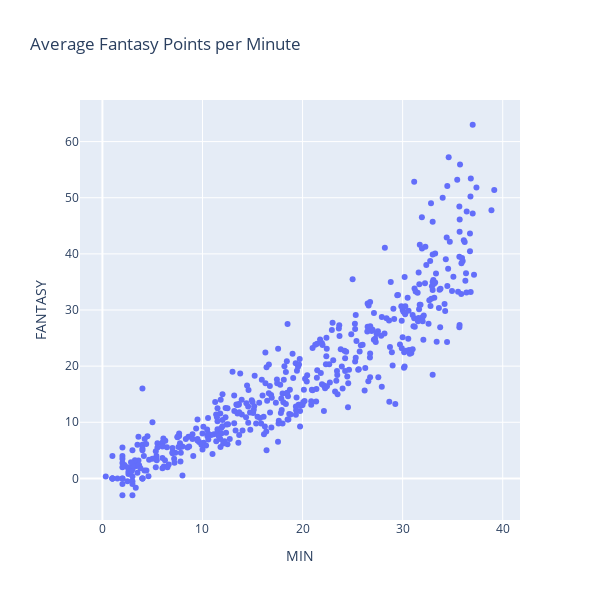

Notebook code for this chart:
### Code cell
means['RATE'] = means['FANTASY'] / means['MIN']
fig = px.scatter(means, x = 'MIN', y ='FANTASY',
    title = 'Average Fantasy Points per Minute',
    hover_data = ['PLAYER_NAME', 'TEAM_NAME', 'RATE'], 
    width = 600, height = 600)
fig.show()
# fig.to_html(full_html = False, include_plotlyjs = 'cdn')

### Figure 1 — Plotly figure (JSON) as saved in the notebook; plotly's stock layout.template omitted (floating-point values rounded to 4 significant figures; data arrays with more than 128 entries replaced by an {"elided": "..."} marker saying what was removed)
{"data": [{"customdata": {"elided": "464x3 mixed values"}, "hovertemplate": "MIN=%{x}<br>FANTASY=%{y}<br>PLAYER_NAME=%{customdata[0]}<br>TEAM_NAME=%{customdata[1]}<br>RATE=%{customdata[2]}<extra></extra>", "legendgroup": "", "marker": {"color": "#636efa", "symbol": "circle"}, "mode": "markers", "name": "", "orientation": "v", "showlegend": false, "type": "scatter", "x": {"elided": "464 float values"}, "xaxis": "x", "y": {"elided": "464 float values"}, "yaxis": "y"}], "layout": {"height": 600, "legend": {"tracegroupgap": 0}, "title": {"text": "Average Fantasy Points per Minute"}, "width": 600, "xaxis": {"anchor": "y", "domain": [0, 1], "title": {"text": "MIN"}}, "yaxis": {"anchor": "x", "domain": [0, 1], "title": {"text": "FANTASY"}}}}
